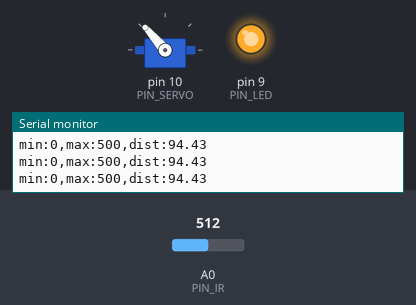
A sketch run on a simulated Arduino Uno, built with avr-gcc and run on an emulated ATmega328P. On the bench: servo, output pins drawn as LEDs (lit = HIGH), the last lines printed to the serial monitor. The inputs (shaded band) are chosen by the test bench; at power-on: A0 (PIN_IR) = 512.

Above: at 2.4 s.
2.5 s: A0 (PIN_IR) set to 241
4.0 s: A0 (PIN_IR) set to 222
At 4.47 s:
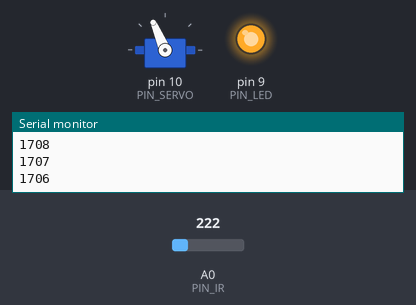
At 6.8 s:
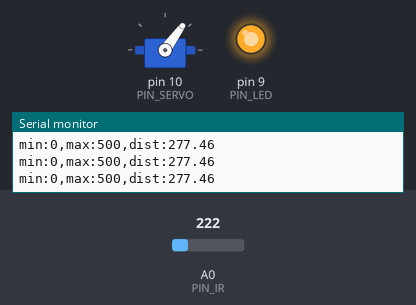
Timing chart, 0 to 8.3 s (numbered marks = the images above; inputs shaded):
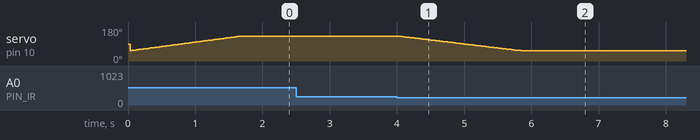

The sketch:

21P8_bang-bang.ino
```cpp
// Arduino pin assignment
#include <Servo.h>
#define PIN_SERVO 10
#define PIN_IR A0
#define PIN_LED 9

Servo myservo;
//1100up 1900down
//1500 수평
//dis->25->260
//myservo.attach(PIN_SERVO);
//myservo.writeMicroseconds(1500);
void setup() {
  myservo.attach(PIN_SERVO);
  int angle =0;
// initialize GPIO pins
  pinMode(PIN_LED,OUTPUT);
  digitalWrite(PIN_LED, 1);

// initialize serial port
  Serial.begin(57600);

}

float ir_distance(void){ // return value unit: mm
  float val;
  float volt = float(analogRead(PIN_IR));
  val = ((6762.0/(volt-9.0))-4.0) * 10.0;
  return val;
}
int angle =0;
void loop() {
  float raw_dist = ir_distance();
  Serial.print("min:0,max:500,dist:");
  Serial.println(raw_dist);
  delay(20);

  if(raw_dist>260)
  {
    if(angle>=1500)
    {
     for(angle = 1900; angle>1100; angle--)
     {
        myservo.writeMicroseconds(angle);
        Serial.println(angle);
        delay(2);

     }
    }
  }
  else
 {
    if(angle<=1500)
    {
      for(angle = 1100; angle<1900; angle++)
      {
        myservo.writeMicroseconds(angle);
        delay(2);
      }
    }
 }
}
```

Measured:
- the behaviour switches between 235 and 234 on A0 (PIN_IR) (found by bisection; images 0 and 1)
- after the input at 4.0 s, servo on pin 10 (PIN_SERVO): moves from 131° to 54° over 1.8 s, starting after 0.05 s
